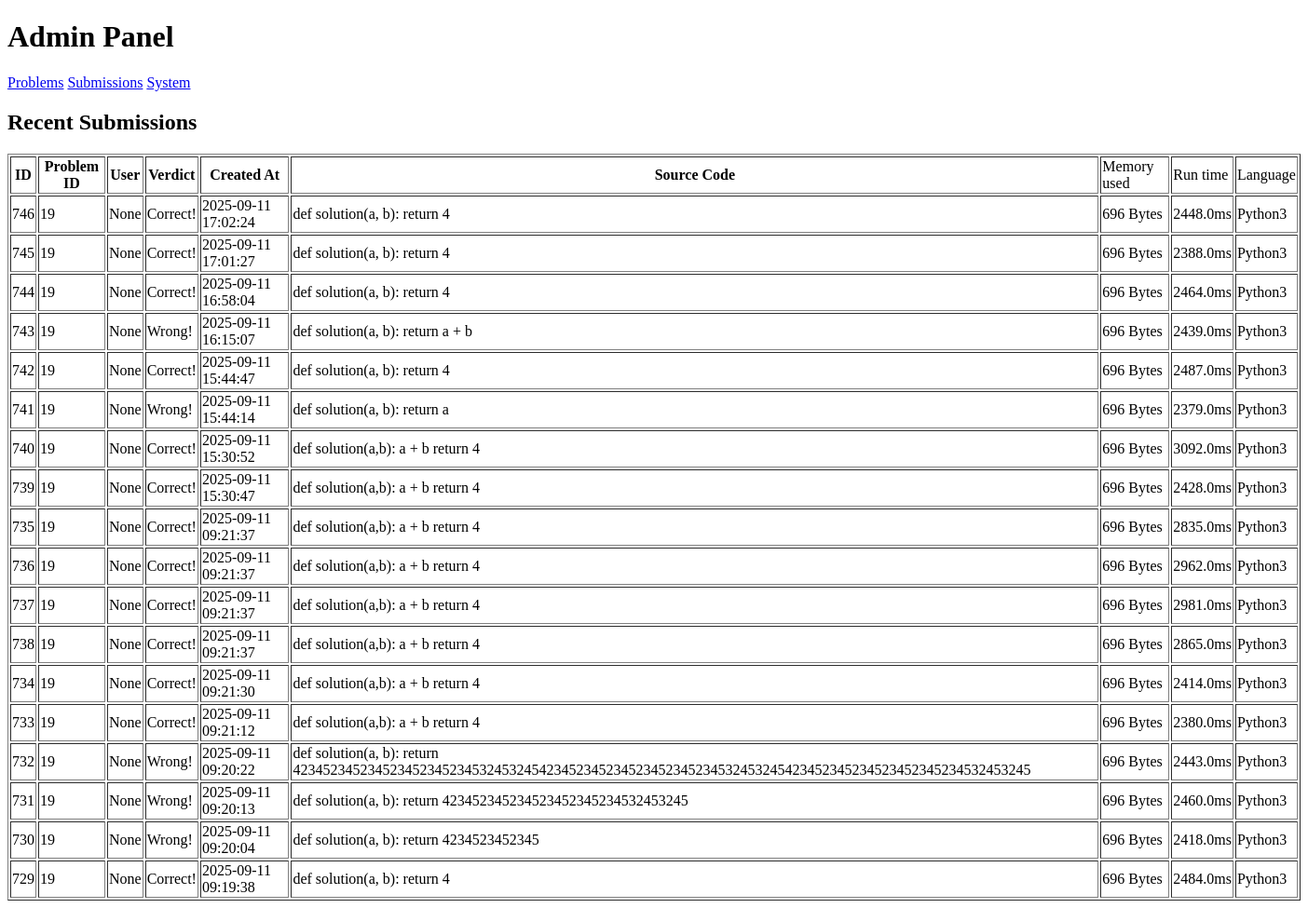
/admin/submissions, run on an earlier commit of the app's database.
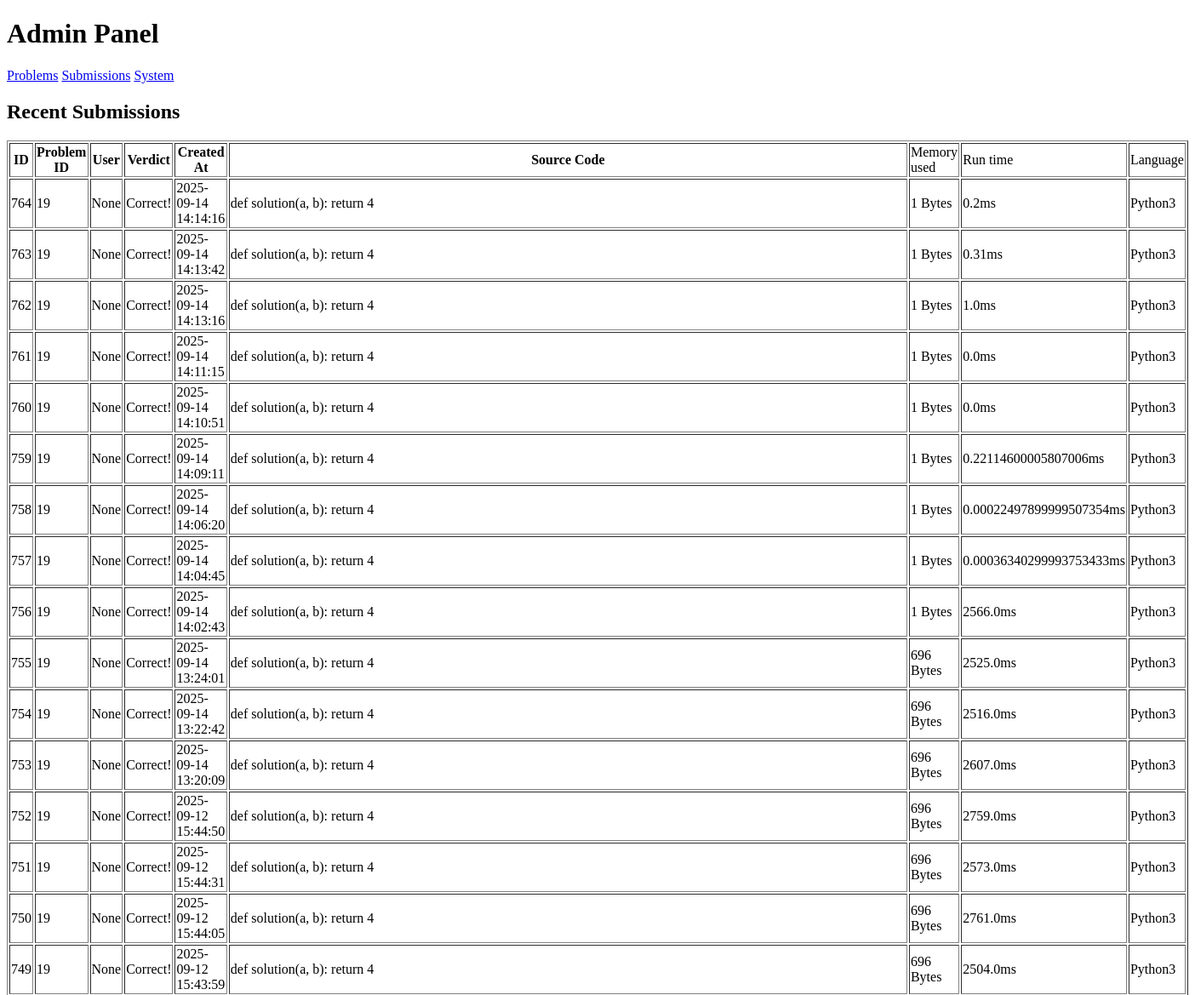
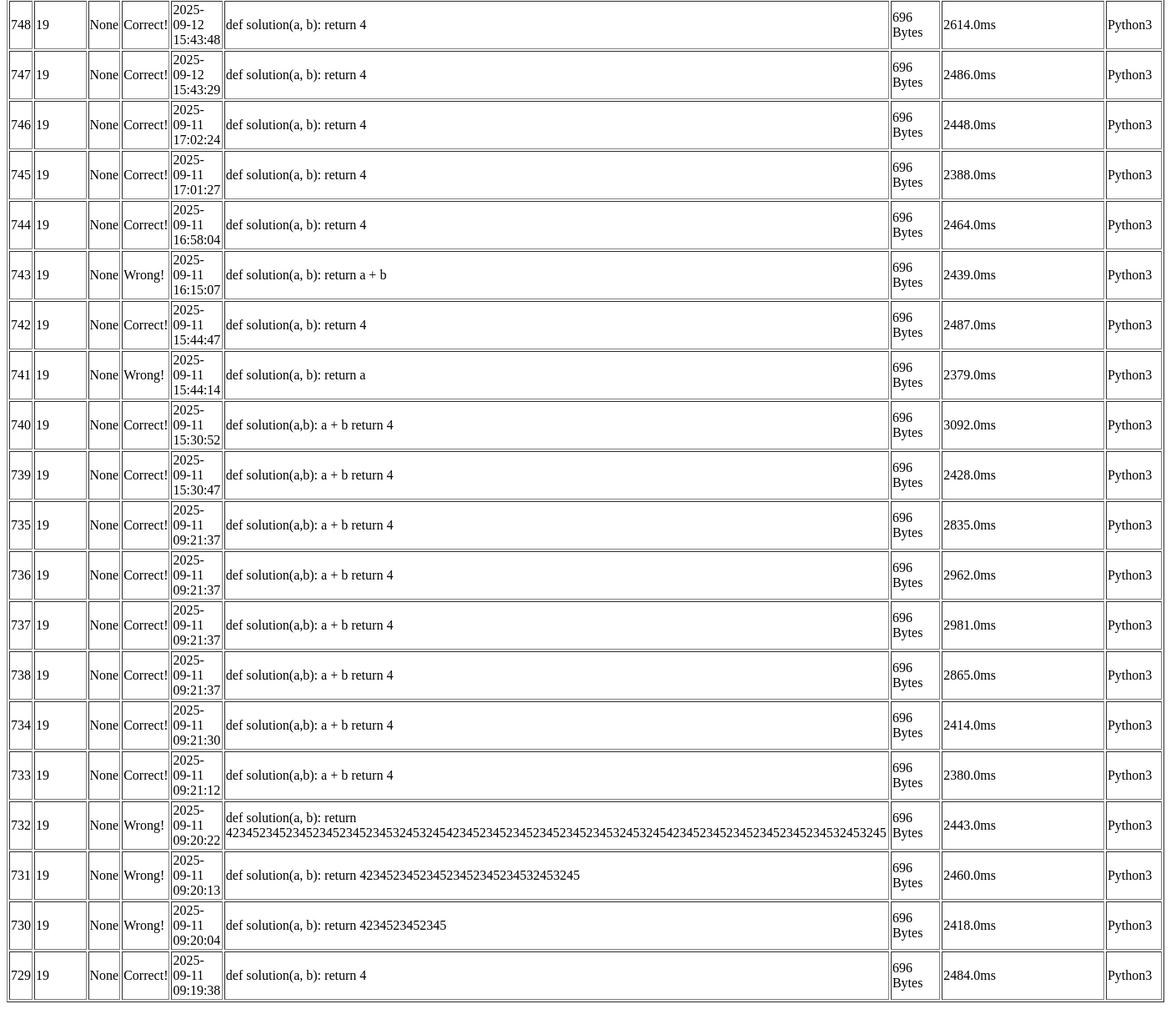
And on a later commit of the database (2 pictures, top to bottom).
### tables this page shows
CREATE TABLE submissions (subID INTEGER PRIMARY KEY AUTOINCREMENT, code TEXT NOT NULL, runtime FLOAT, memory INT, subTime TIMESTAMP DEFAULT CURRENT_TIMESTAMP, status VARCHAR(50) DEFAULT "Pending", problem_id INT NOT NULL REFERENCES problems(problem_id) ON DELETE CASCADE, language VARCHAR(50) DEFAULT "Python3", userID DEFAULT NULL);

### run.py (the view)
@app.route('/admin/submissions')
def adminSubmissions():
    conn = get_db_connection()
    submissions = conn.execute('SELECT * FROM submissions ORDER BY subTime DESC').fetchall()
    conn.close()
    submissions = [dict(row) for row in submissions]
    return render_template('admin/adminSub.html', submissions=submissions)

### run.py (called while the page is built)
def get_db_connection():
    conn = sqlite3.connect(DB_PATH)
    conn.row_factory = sqlite3.Row
    return conn

### templates/admin/adminSub.html (shortened to what this page needs)
{% extends "admin/admin.html" %}
{% block content %}
<h2>Recent Submissions</h2>
<table border="1">
    <tr>
        <th>ID</th>
        <th>Problem ID</th>
        <th>User</th>
        <th>Verdict</th>
        <th>Created At</th>
        <th>Source Code</th>
	<td>Memory used</td>
	<td>Run time</td>
	<td>Language</td>
    </tr>
    {% for s in submissions %}
    <tr>
        <td>{{ s.subID }}</td>
        <td>{{ s.problem_id }}</td>
        <td>{{ s.userID }}</td>
        <td>{{ s.status }}</td>
        <td>{{ s.subTime }}</td>
	<td>{{ s.code }}</td>
	<td>{{ s.memory }} Bytes</td>
	<td>{{ s.runtime }}ms</td>
	<td>{{ s.language }}</td>
    </tr>
    {% endfor %}
</table>
{% endblock %}

### templates/admin/admin.html (shortened to what this page needs)
<!DOCTYPE html>
<html lang="en">
<head>
    <link rel="stylesheet" href="{{ url_for('static', filename='style.css') }}">
</head>
<body>
    <header>
        <h1>Admin Panel</h1>
        <nav>
            <a href="{{ url_for('adminProblem') }}">Problems</a>
            <a href="{{ url_for('adminSubmissions') }}">Submissions</a>
            <a href="{{ url_for('adminSystem') }}">System</a>
        </nav>
    </header>
    <main>
        {% block content %}{% endblock %}
    </main>
</body>
</html>

What changed in the data, as far as the page shows it:
added submissions: subID "764", problem_id "19", userID "None", status "Correct!", subTime "2025-09-14 14:14:16", code "def solution(a, b): return 4", memory "1", runtime "0.2", language "Python3"
added submissions: subID "763", problem_id "19", userID "None", status "Correct!", subTime "2025-09-14 14:13:42", code "def solution(a, b): return 4", memory "1", runtime "0.31", language "Python3"
added submissions: subID "762", problem_id "19", userID "None", status "Correct!", subTime "2025-09-14 14:13:16", code "def solution(a, b): return 4", memory "1", runtime "1.0", language "Python3"
added submissions: subID "761", problem_id "19", userID "None", status "Correct!", subTime "2025-09-14 14:11:15", code "def solution(a, b): return 4", memory "1", runtime "0.0", language "Python3"
added submissions: subID "760", problem_id "19", userID "None", status "Correct!", subTime "2025-09-14 14:10:51", code "def solution(a, b): return 4", memory "1", runtime "0.0", language "Python3"
added submissions: subID "759", problem_id "19", userID "None", status "Correct!", subTime "2025-09-14 14:09:11", code "def solution(a, b): return 4", memory "1", runtime "0.22114600005807006", language "Python3"
added submissions: subID "758", problem_id "19", userID "None", status "Correct!", subTime "2025-09-14 14:06:20", code "def solution(a, b): return 4", memory "1", runtime "0.00022497899999507354", language "Python3"
added submissions: subID "757", problem_id "19", userID "None", status "Correct!", subTime "2025-09-14 14:04:45", code "def solution(a, b): return 4", memory "1", runtime "0.00036340299993753433", language "Python3"
added submissions: subID "756", problem_id "19", userID "None", status "Correct!", subTime "2025-09-14 14:02:43", code "def solution(a, b): return 4", memory "1", runtime "2566.0", language "Python3"
added submissions: subID "755", problem_id "19", userID "None", status "Correct!", subTime "2025-09-14 13:24:01", code "def solution(a, b): return 4", memory "696", runtime "2525.0", language "Python3"
added submissions: subID "754", problem_id "19", userID "None", status "Correct!", subTime "2025-09-14 13:22:42", code "def solution(a, b): return 4", memory "696", runtime "2516.0", language "Python3"
added submissions: subID "753", problem_id "19", userID "None", status "Correct!", subTime "2025-09-14 13:20:09", code "def solution(a, b): return 4", memory "696", runtime "2607.0", language "Python3"
added submissions: subID "752", problem_id "19", userID "None", status "Correct!", subTime "2025-09-12 15:44:50", code "def solution(a, b): return 4", memory "696", runtime "2759.0", language "Python3"
added submissions: subID "751", problem_id "19", userID "None", status "Correct!", subTime "2025-09-12 15:44:31", code "def solution(a, b): return 4", memory "696", runtime "2573.0", language "Python3"
added submissions: subID "750", problem_id "19", userID "None", status "Correct!", subTime "2025-09-12 15:44:05", code "def solution(a, b): return 4", memory "696", runtime "2761.0", language "Python3"
added submissions: subID "749", problem_id "19", userID "None", status "Correct!", subTime "2025-09-12 15:43:59", code "def solution(a, b): return 4", memory "696", runtime "2504.0", language "Python3"
added submissions: subID "748", problem_id "19", userID "None", status "Correct!", subTime "2025-09-12 15:43:48", code "def solution(a, b): return 4", memory "696", runtime "2614.0", language "Python3"
added submissions: subID "747", problem_id "19", userID "None", status "Correct!", subTime "2025-09-12 15:43:29", code "def solution(a, b): return 4", memory "696", runtime "2486.0", language "Python3"
